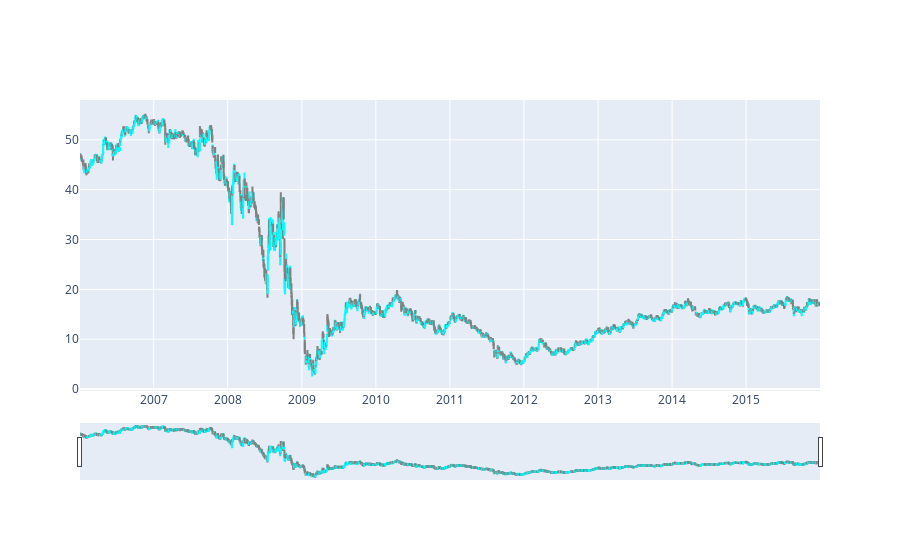

Notebook code cell kept with this figure:
### Code cell
fig = go.Figure(
    data=[
        go.Candlestick(
            x=BAC.reset_index()["Date"],
            open=BAC["Open"],
            high=BAC["High"],
            low=BAC["Low"],
            close=BAC["Close"],
            increasing_line_color="cyan",
            decreasing_line_color="gray",
        )
    ]
)
# Without range slider
# fig.update_layout(xaxis_rangeslider_visible=False)
fig.show()

### Figure 1 — Plotly figure (JSON) as saved in the notebook; plotly's stock layout.template omitted (floating-point values rounded to 4 significant figures; data arrays with more than 128 entries replaced by an {"elided": "..."} marker saying what was removed)
{"data": [{"close": {"elided": "2517 float values"}, "decreasing": {"line": {"color": "gray"}}, "high": {"elided": "2517 float values"}, "increasing": {"line": {"color": "cyan"}}, "low": {"elided": "2517 float values"}, "open": {"elided": "2517 float values"}, "type": "candlestick", "x": {"elided": "2517 str values"}}], "layout": {}}
